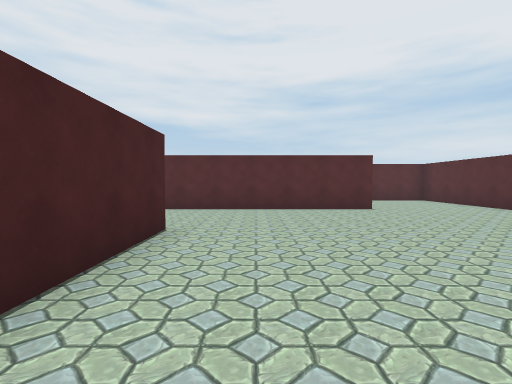
View 1 (above)

24 first-person views from a walk through a 3-D level made in the Unity game engine. The camera is 1.5 m above the floor, tilts 2° down and sees 85° across. The floor is counted in squares, 2 m on a side. Each view is taken from the middle of a square. On the plan, view 1 faces up. The plan holds only what a view shows up to about 10 squares ahead; the rest is blank. The place goes on beyond the plan. The player is left out.

View 2
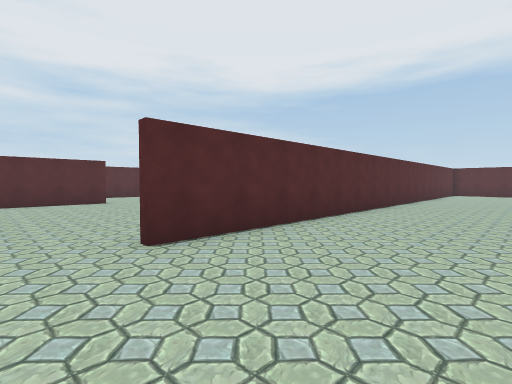

View 3
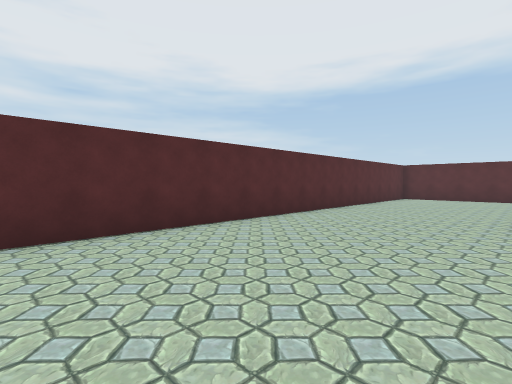

View 4
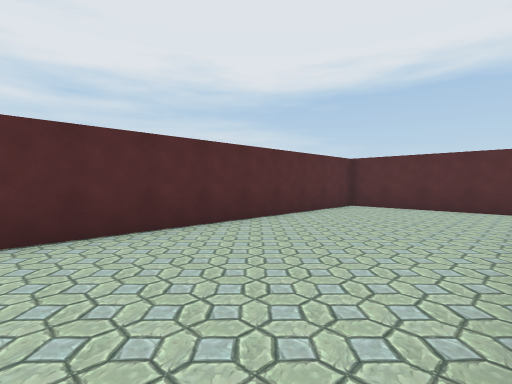

View 5
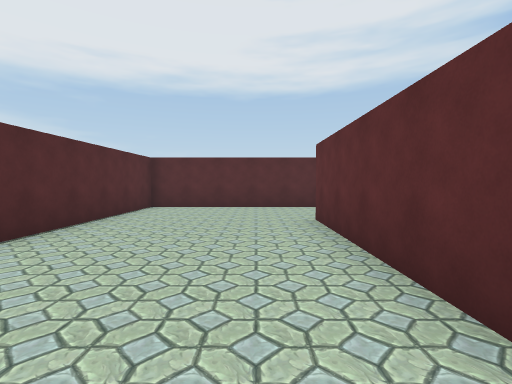

View 6
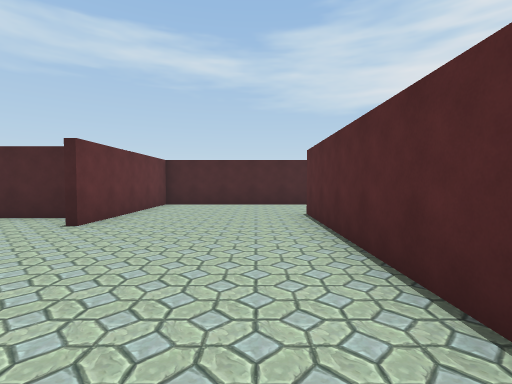

View 7
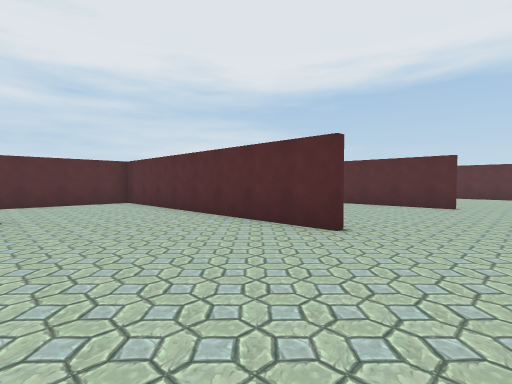

View 8
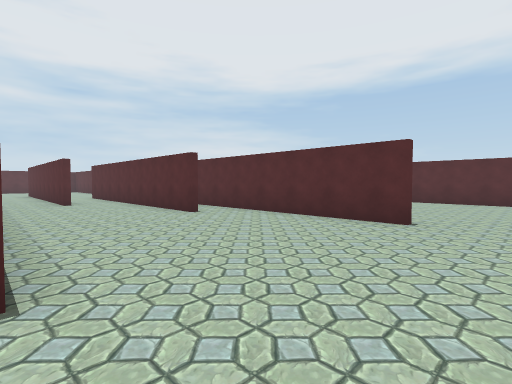

View 9
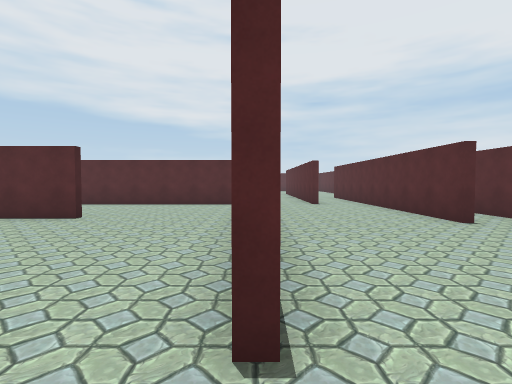

View 10
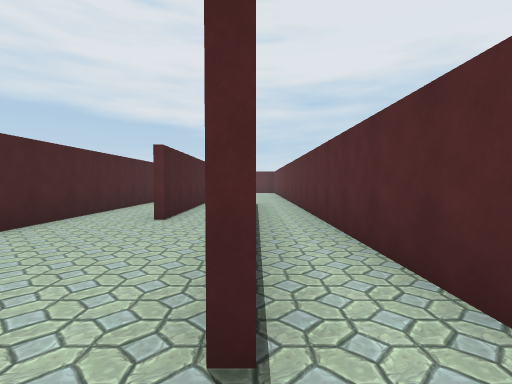

View 11
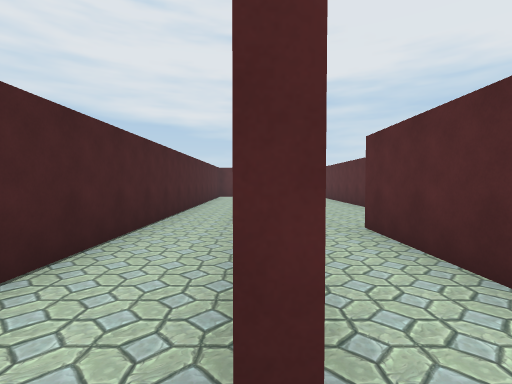

View 12
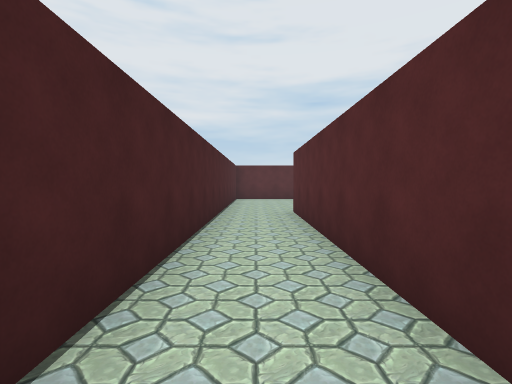

View 13
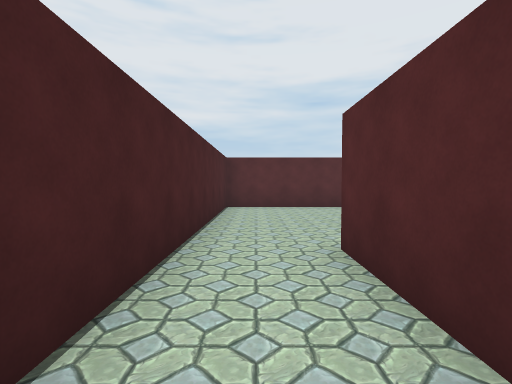

View 14
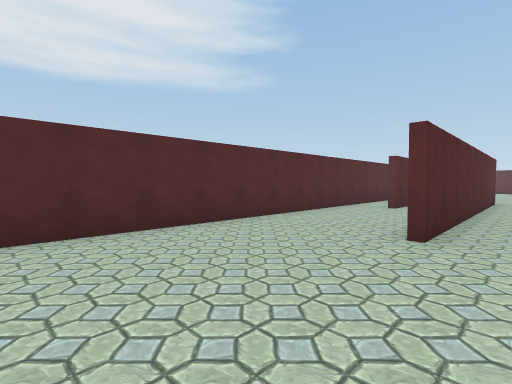

View 15
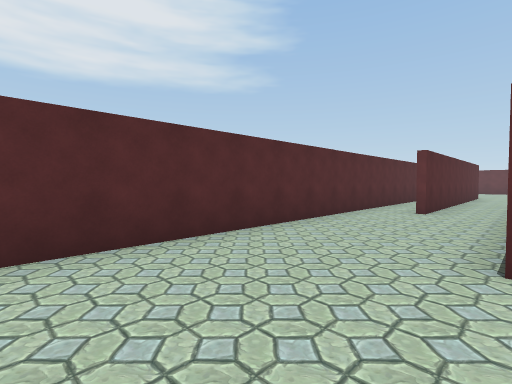

View 16
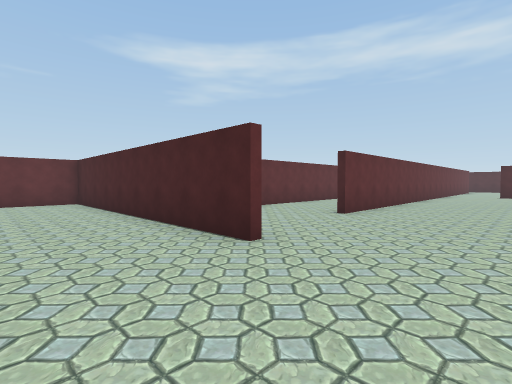

View 17
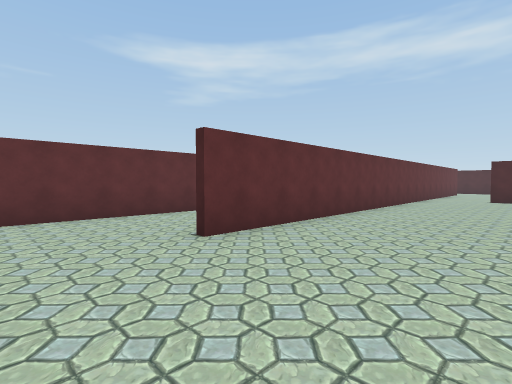

View 18
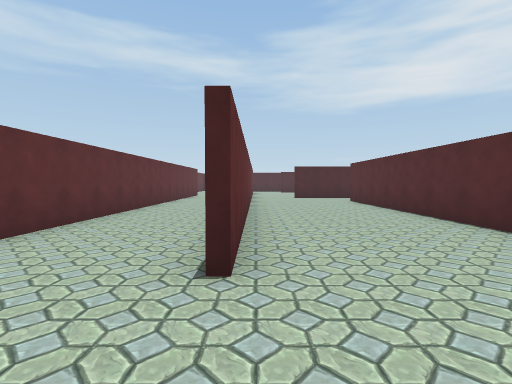

View 19
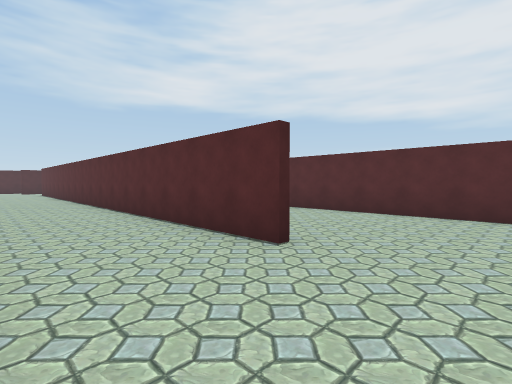

View 20
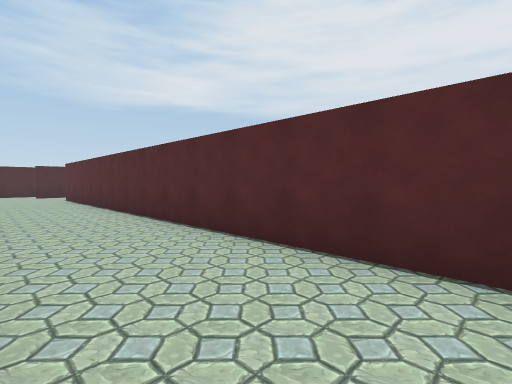

View 21
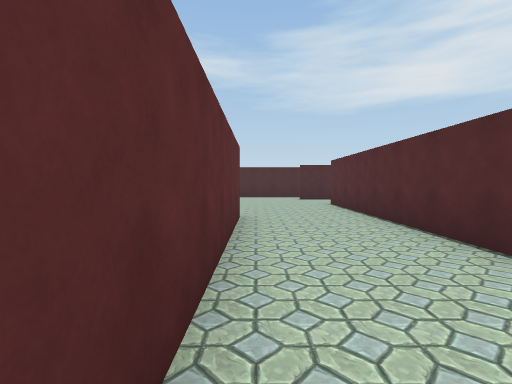

View 22
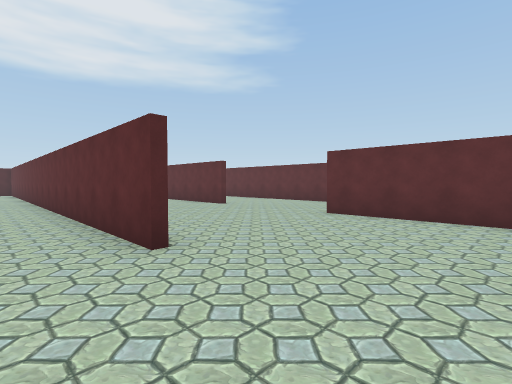

View 23
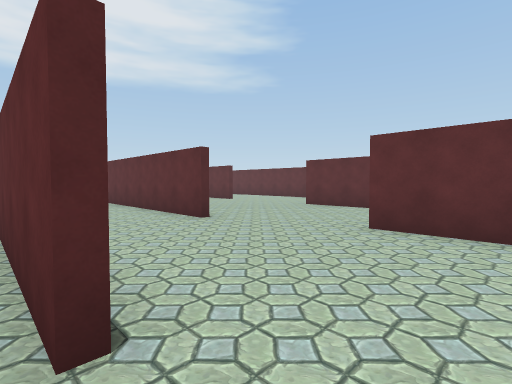

View 24
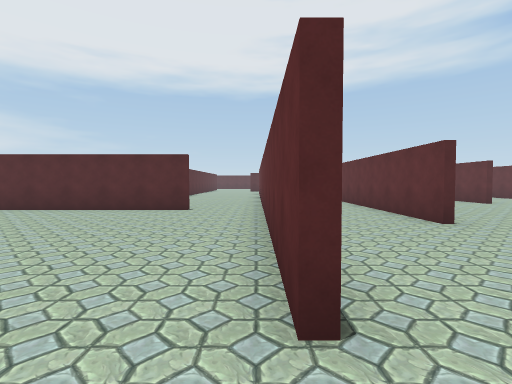

### Floor plan
Points are (right, up) in squares from view 1. A wall is a line through its corners. A room is listed if a view was taken in it or the views show most of it. See-through windows are left out.
Room 1 (views 1, 2, 3, 4, 5, 6)
walls: (11.2, -4.2) (15.6, -4.2); (18.5, -1.1) (18.5, 0.2) (1.4, 0.2); (-1.4, 0.5) (-1.4, -4.2) (3.2, -4.2)
ways out: opening at (0.5, 0) to room 2
Room 2 (views 7, 8, 9, 10, 11, 12, 13, 16, 17, 18, 19, 20, 21, 22)
walls: (-5.1, 3.6) (-22.8, 3.6); (-1.4, 4.5) (-1.4, 0.5); (3.4, 7.8) (-13.1, 7.8); (6.8, 11.6) (1, 11.6); (-15.6, 3.8) (-5.1, 3.8); (6.9, 3.1) (6.9, 11.2); (9, 11.5) (9, 20.1); (9.2, 16) (9.2, 11.5); (7.1, 20.5) (7.1, 10.1); (10.8, 7) (10.8, 15.6); (-19.1, 0.7) (-3.2, 0.7); (12.3, 2.5) (12.3, 15.4); (-23.9, -0.5) (-22, -0.5); (-21.8, -4.2) (-18.4, -4.2)
ways out: opening at (0.5, 0) to room 1; opening at (8, 20) to room 3; opening at (11, 15) to room 3; opening at (-23.5, 4) to room 4; opening at (-16, 5) to room 4; opening at (13, 1.5)
Room 3 (views 14, 15)
walls: (10.6, 25.5) (7.1, 25.5) (7.1, 20.5); (12.3, 15.4) (12.3, 23.9)
ways out: opening at (8, 20) to room 2; opening at (11, 15) to room 2
Room 4 (views 23, 24)
walls: (-16.5, 5.8) (-16.5, 11); (-22.8, 3.8) (-15.6, 3.8)
ways out: opening at (-23.5, 4) to room 2; opening at (-16, 5) to room 2

Positions as (right, up) in squares from view 1, and headings:
1: (0, 0), facing up
2: (0, -3), facing up-right
3: (5, -4), facing up-right
4: (10, -4), facing up-right
5: (10, -3), facing right
6: (8, -1), facing left
7: (3, 1), facing up-right
8: (7, 1), facing up-right
9: (7, 2), facing up
10: (11, 6), facing up
11: (9, 11), facing up
12: (8, 13), facing up
13: (8, 17), facing up
14: (8, 24), facing down-right
15: (9, 23), facing down-right
16: (1, 7), facing down-left
17: (-3, 7), facing down-left
18: (-3, 4), facing left
19: (-3, 1), facing up-left
20: (-9, 1), facing up-left
21: (-13, 1), facing left
22: (-22, 2), facing down-right
23: (-24, 4), facing down-right
24: (-24, 4), facing right
